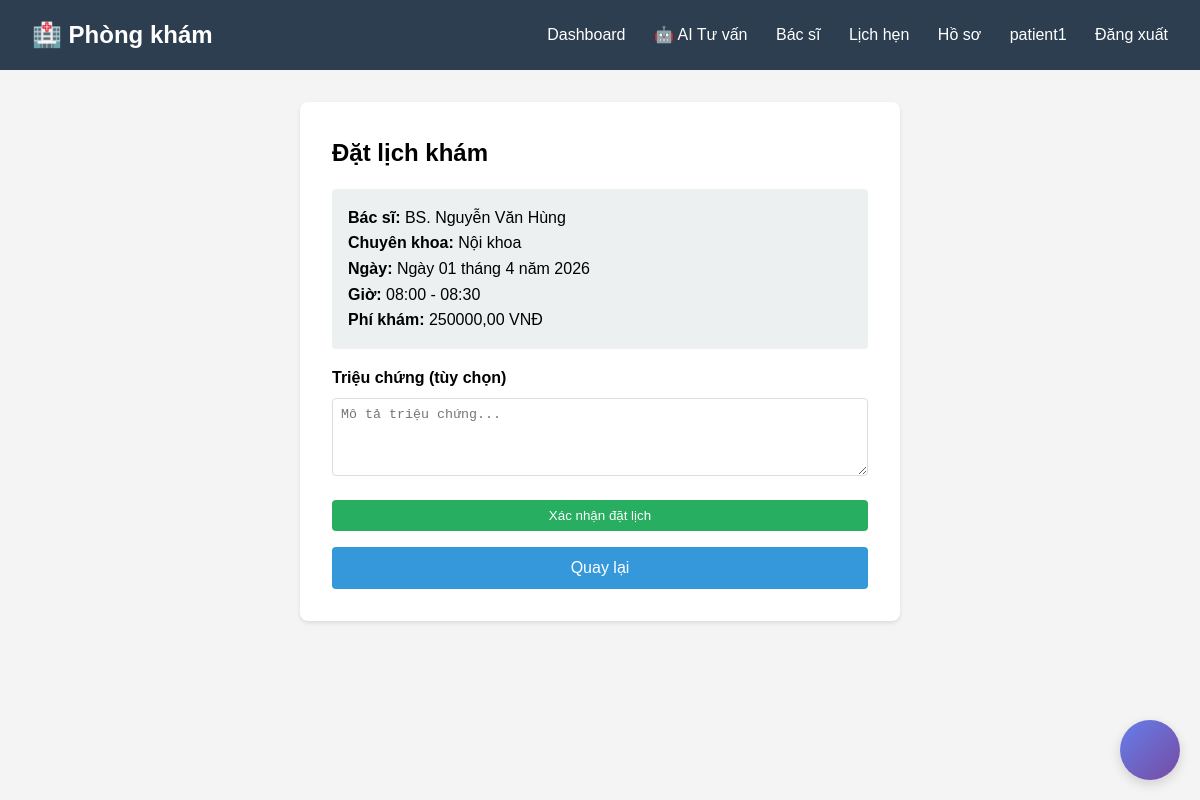
/appointments/dat-lich/486/ (signed in), run on the app's committed database.
### appointments/models.py (models this page shows, shortened)
class LichLamViec(models.Model):
    bac_si = models.ForeignKey(HoSoBacSi, on_delete=models.CASCADE, related_name='lich_lam_viec', verbose_name="Bác sĩ")
    ngay = models.DateField(verbose_name="Ngày")
    gio_bat_dau = models.TimeField(verbose_name="Giờ bắt đầu")
    gio_ket_thuc = models.TimeField(verbose_name="Giờ kết thúc")
    con_trong = models.BooleanField(default=True, verbose_name="Còn trống")
    class Meta:
        verbose_name = "Lịch làm việc"
        verbose_name_plural = "Lịch làm việc"
        unique_together = ['bac_si', 'ngay', 'gio_bat_dau']

### accounts/models.py (models this page shows, shortened)
class HoSoBacSi(models.Model):
    nguoi_dung = models.OneToOneField(User, on_delete=models.CASCADE, related_name='ho_so_bac_si')
    chuyen_khoa = models.ForeignKey(ChuyenKhoa, on_delete=models.SET_NULL, null=True, verbose_name="Chuyên khoa")
    mo_ta = models.TextField(blank=True, verbose_name="Mô tả")
    bang_cap = models.CharField(max_length=200, verbose_name="Bằng cấp")
    so_dien_thoai = models.CharField(max_length=15, verbose_name="Số điện thoại")
    phi_kham = models.DecimalField(max_digits=10, decimal_places=2, default=0, verbose_name="Phí khám")
    anh_dai_dien = models.ImageField(upload_to='bac_si/', blank=True, null=True, verbose_name="Ảnh đại diện")
    class Meta:
        verbose_name = "Hồ sơ bác sĩ"
        verbose_name_plural = "Hồ sơ bác sĩ"

class ChuyenKhoa(models.Model):
    ten = models.CharField(max_length=100, verbose_name="Tên chuyên khoa")
    mo_ta = models.TextField(blank=True, verbose_name="Mô tả")
    class Meta:
        verbose_name = "Chuyên khoa"
        verbose_name_plural = "Chuyên khoa"
    def __str__(self):
        return self.ten

### appointments/views.py (the view, shortened to what this page needs)
# urls.py: path('dat-lich/<int:lich_lam_viec_id>/', views.dat_lich_kham, name='dat_lich_kham'),
@login_required
def dat_lich_kham(request, lich_lam_viec_id):
    lich_lam_viec = get_object_or_404(LichLamViec, id=lich_lam_viec_id)
    if not hasattr(request.user, 'ho_so_benh_nhan'):
        messages.error(request, 'Chỉ bệnh nhân mới có thể đặt lịch khám')
        return redirect('danh_sach_bac_si')
    return render(request, 'appointments/dat_lich_kham.html', {'lich_lam_viec': lich_lam_viec})

### templates/appointments/dat_lich_kham.html (shortened to what this page needs)
{% extends 'base.html' %}
{% block content %}
<div class="card" style="max-width: 600px; margin: 0 auto;">
    <h2>Đặt lịch khám</h2>
    <div style="background: #ecf0f1; padding: 1rem; border-radius: 4px; margin: 1rem 0;">
        <p><strong>Bác sĩ:</strong> BS. {{ lich_lam_viec.bac_si.nguoi_dung.get_full_name }}</p>
        <p><strong>Chuyên khoa:</strong> {{ lich_lam_viec.bac_si.chuyen_khoa }}</p>
        <p><strong>Ngày:</strong> {{ lich_lam_viec.ngay }}</p>
        <p><strong>Giờ:</strong> {{ lich_lam_viec.gio_bat_dau }} - {{ lich_lam_viec.gio_ket_thuc }}</p>
        <p><strong>Phí khám:</strong> {{ lich_lam_viec.bac_si.phi_kham }} VNĐ</p>
    </div>
    <form method="post">
        <div class="form-group">
            <label>Triệu chứng (tùy chọn)</label>
            <textarea name="symptoms" rows="4" placeholder="Mô tả triệu chứng..."></textarea>
        </div>
        <button type="submit" class="btn btn-success" style="width: 100%;">Xác nhận đặt lịch</button>
    </form>
    <a href="{% url 'lich_lam_viec_bac_si' lich_lam_viec.bac_si.id %}" class="btn" style="margin-top: 1rem; display: block; text-align: center;">Quay lại</a>
</div>
{% endblock %}

### templates/base.html (shortened to what this page needs)
<!DOCTYPE html>
<html lang="vi">
<head>
</head>
<body>
    <div class="navbar">
        <div class="container">
            <h1>🏥 Phòng khám</h1>
            <nav>
                {% if user.is_authenticated %}
                    <a href="{% url 'bang_dieu_khien' %}">Dashboard</a>
                    {% if user.ho_so_benh_nhan %}
                        <a href="{% url 'ai_chatbox:chat_interface' %}">🤖 AI Tư vấn</a>
                        <a href="{% url 'danh_sach_bac_si' %}">Bác sĩ</a>
                        <a href="{% url 'lich_hen_cua_toi' %}">Lịch hẹn</a>
                        <a href="{% url 'lich_su_kham_benh' %}">Hồ sơ</a>
                    {% elif user.ho_so_bac_si %}
                        <a href="{% url 'lich_lam_viec_cua_toi' %}">Lịch làm việc</a>
                        <a href="{% url 'lich_hen_cua_toi' %}">Lịch hẹn</a>
                        <a href="{% url 'lich_su_kham_benh' %}">Hồ sơ bệnh án</a>
                    {% else %}
                        <a href="{% url 'danh_sach_bac_si' %}">Bác sĩ</a>
                        <a href="{% url 'lich_hen_cua_toi' %}">Lịch hẹn</a>
                        <a href="{% url 'lich_su_kham_benh' %}">Hồ sơ</a>
                        <a href="{% url 'quan_ly_bac_si' %}">Quản lý bác sĩ</a>
                    {% endif %}
                    <a href="{% url 'ho_so' %}">{{ user.username }}</a>
                    <a href="{% url 'dang_xuat' %}">Đăng xuất</a>
                {% else %}
                    <a href="{% url 'dang_nhap' %}">Đăng nhập</a>
                    <a href="{% url 'dang_ky' %}">Đăng ký</a>
                {% endif %}
            </nav>
        </div>
    </div>
    <div class="container">
        {% block content %}{% endblock %}
    </div>
    {% if user.is_authenticated and user.ho_so_benh_nhan %}
        {% include 'ai_chatbox/widget.html' %}
    {% endif %}
</body>
</html>

### templates/base.html (style rules this page uses)
* { margin: 0; padding: 0; box-sizing: border-box; }
body { font-family: Arial, sans-serif; line-height: 1.6; background: #f4f4f4; }
.navbar { background: #2c3e50; color: white; padding: 1rem; }
.navbar .container { max-width: 1200px; margin: 0 auto; display: flex; justify-content: space-between; align-items: center; }
.navbar h1 { font-size: 1.5rem; }
.navbar nav a { color: white; text-decoration: none; margin-left: 1.5rem; }
.container { max-width: 1200px; margin: 2rem auto; padding: 0 1rem; }
.card { background: white; padding: 2rem; border-radius: 8px; box-shadow: 0 2px 4px rgba(0,0,0,0.1); margin-bottom: 2rem; }
.btn { display: inline-block; padding: 0.5rem 1rem; background: #3498db; color: white; text-decoration: none; border-radius: 4px; border: none; cursor: pointer; }
.btn-success { background: #27ae60; }
.form-group { margin-bottom: 1rem; }
.form-group label { display: block; margin-bottom: 0.5rem; font-weight: bold; }
.form-group input, .form-group select, .form-group textarea { width: 100%; padding: 0.5rem; border: 1px solid #ddd; border-radius: 4px; }

### data on the page
LichLamViec: bac_si.nguoi_dung.get_full_name "Nguyễn Văn Hùng", bac_si.chuyen_khoa "Nội khoa", ngay "Ngày 01 tháng 4 năm 2026", gio_bat_dau "08:00", gio_ket_thuc "08:30", bac_si.phi_kham "250000,00"

### other printed values
{{ user.username }} "patient1"
